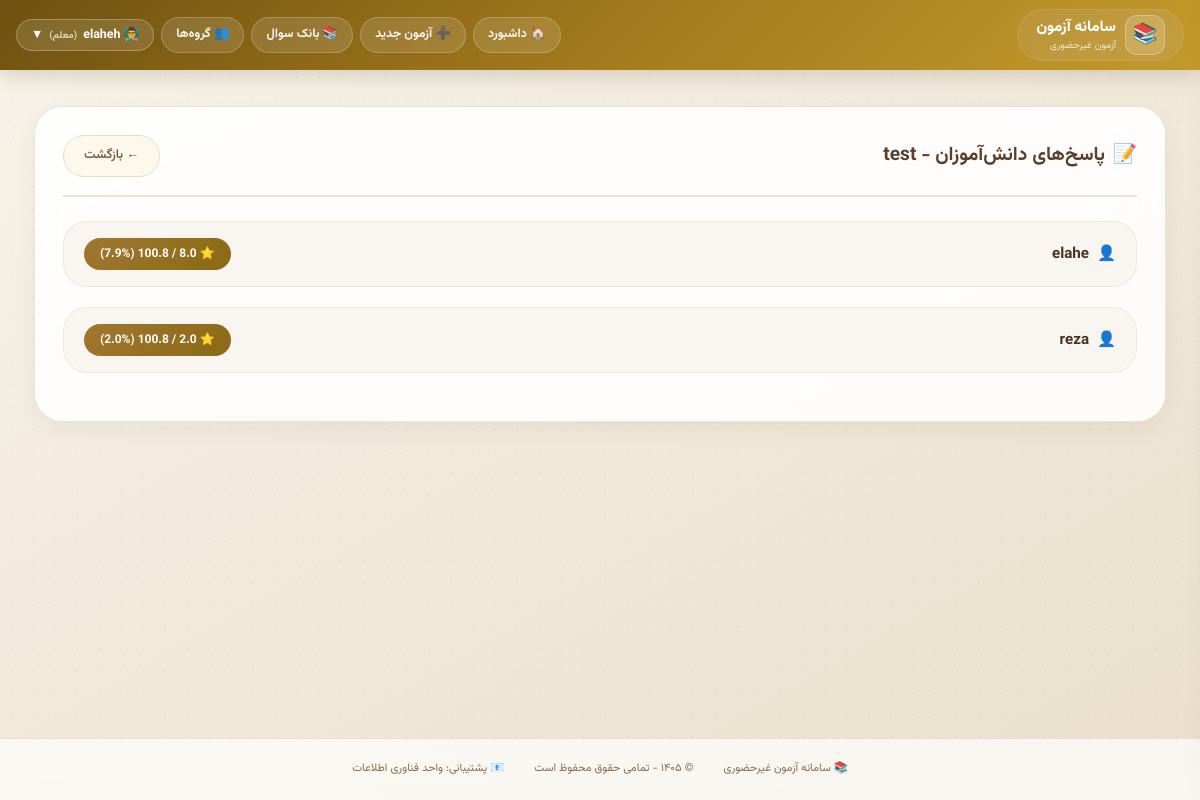
/teacher/exam/22/student-answers/ (signed in), run on the app's committed database.
### accounts/models.py (models this page shows, shortened)
class User(AbstractUser):
    ROLE_CHOICES = [
        ('admin', 'ادمین'),
        ('teacher', 'معلم'),
        ('student', 'دانش‌آموز'),
    ]
    role = models.CharField(max_length=10, choices=ROLE_CHOICES, default='student')
    grade = models.ForeignKey(Grade, on_delete=models.SET_NULL, null=True, blank=True)
    student_code = models.CharField(max_length=10, unique=True, null=True, blank=True)
    phone = models.CharField(max_length=15, blank=True)

### exams/models.py (models this page shows, shortened)
class Exam(models.Model):
    title = models.CharField(max_length=200)
    teacher = models.ForeignKey(settings.AUTH_USER_MODEL, on_delete=models.CASCADE,
                                limit_choices_to={'role': 'teacher'})
    grade = models.ForeignKey(Grade, on_delete=models.CASCADE)
    duration_minutes = models.IntegerField()
    start_time = models.DateTimeField()
    end_time = models.DateTimeField()
    students = models.ManyToManyField(settings.AUTH_USER_MODEL, related_name='exams',
                                      limit_choices_to={'role': 'student'})
    is_active = models.BooleanField(default=True)
    show_score_to_student = models.BooleanField(default=False)
    created_at = models.DateTimeField(auto_now_add=True)
    random_questions = models.BooleanField(default=False)
    enable_anti_cheat = models.BooleanField(default=True, verbose_name="فعال کردن سیستم تشخیص تقلب")
    prevent_tab_switch = models.BooleanField(default=True, verbose_name="جلوگیری از تغییر تب")
    prevent_copy_paste = models.BooleanField(default=True, verbose_name="جلوگیری از کپی/پیست")
    track_ip = models.BooleanField(default=True, verbose_name="ردیابی IP")
    TIMER_TYPE_CHOICES = [
        ('floating', 'تایم شناور (از لحظه شروع دانش‌آموز)'),
        ('fixed', 'تایم ثابت (همه تا زمان پایان مشخص)'),
    ]
    timer_type = models.CharField(
        max_length=20,
        choices=TIMER_TYPE_CHOICES,
        default='floating',
        verbose_name="نوع تایمر"
    )
    show_questions_mode = models.CharField(
        max_length=20,
        choices=[('all', 'همه سوالات در یک صفحه'), ('one_by_one', 'هر سوال در یک صفحه')],
        default='one_by_one',
        verbose_name="نحوه نمایش سوالات"
    )
    show_back_button = models.BooleanField(default=True, verbose_name="نمایش دکمه بازگشت به سوال قبلی")
    allow_teacher_answer = models.BooleanField(default=True, verbose_name="معلم می‌تواند پاسخ تشریحی وارد کند")
    show_answers_after_exam = models.BooleanField(default=False,
                                                  verbose_name="نمایش پاسخ صحیح به دانش‌آموز بعد از اتمام")

### teacher_panel/views.py (the view)
# urls.py: path('exam/<int:exam_id>/student-answers/', views.view_student_answers, name='view_student_answers'),
@login_required
def view_student_answers(request, exam_id):
    exam = get_object_or_404(Exam, id=exam_id, teacher=request.user)
    check_teacher_access(request.user, exam)
    attempts = ExamAttempt.objects.filter(exam=exam, status='submitted').select_related('student')
    questions = exam.questions.all().order_by('order')
    students_data = []
    for attempt in attempts:
        student = attempt.student
        answers_data = []
        total_score = Decimal('0.00')
        total_possible = Decimal('0.00')
        for question in questions:
            student_answer = StudentAnswer.objects.filter(student=student, question=question).first()
            if student_answer and student_answer.score_obtained is not None:
                score = Decimal(str(student_answer.score_obtained))
            else:
                score = Decimal('0.00')
            total_score += score
            total_possible += question.max_score  # question.max_score از نوع Decimal است
            answers_data.append({
                'question': question,
                'answer': student_answer,
                'score': float(score),
                'max_score': float(question.max_score),
                'teacher_answer': TeacherAnswer.objects.filter(question=question).first(),
                'is_correct': score == question.max_score,
            })
        total_score_float = float(total_score)
        total_possible_float = float(total_possible)
        percentage = (total_score_float / total_possible_float * 100) if total_possible_float > 0 else 0
        students_data.append({
            'student': student,
            'attempt': attempt,
            'answers': answers_data,
            'total_score': total_score_float,
            'total_possible': total_possible_float,
            'percentage': round(percentage, 1),
        })
    students_data.sort(key=lambda x: x['total_score'], reverse=True)
    return render(request, 'teacher_panel/view_student_answers.html', {
        'exam': exam,
        'students_data': students_data,
        'questions': questions,
    })

### exams/context_processors.py (called while the page is built)
def announcements(request):
    user = getattr(request, 'user', None)
    if user is None or not getattr(user, 'is_authenticated', False) or user.role != 'student':
        return {}
    qs = Announcement.objects.filter(Q(grade__isnull=True) | Q(grade_id=user.grade_id))
    return {'bell_announcements': list(qs[:8]), 'bell_count': qs.count()}

### teacher_panel/views.py (called while the page is built)
def check_teacher_access(user, exam=None):
    if user.role != 'teacher':
        raise PermissionDenied('شما دسترسی معلم ندارید')
    if exam and exam.teacher != user:
        raise PermissionDenied('شما به این آزمون دسترسی ندارید')
    return True

### templates/teacher_panel/view_student_answers.html (shortened to what this page needs)
{% extends 'base.html' %}
{% load static %}
{% block content %}
<div class="container">
    <div class="glass-card">
        <div class="card-header">
            <h3>
                <span>📝</span>
                پاسخ‌های دانش‌آموزان - {{ exam.title }}
            </h3>
            <a href="{% url 'edit_exam' exam.id %}" class="btn-back">← بازگشت</a>
        </div>
        {% for data in students_data %}
        <div class="student-glass">
            <div class="student-header" onclick="toggleAnswers(this)">
                <span class="student-name">
                    <span>👤</span> {{ data.student.get_full_name|default:data.student.username }}
                </span>
                <span class="student-score">
                    ⭐ {{ data.total_score|floatformat:1 }} / {{ data.total_possible|floatformat:1 }} ({{ data.percentage }}%)
                </span>
            </div>
        </div>
        {% empty %}
        <div class="empty-state">
            📭 هنوز دانش‌آموزی آزمون را تکمیل نکرده است.
        </div>
        {% endfor %}
    </div>
</div>
{% endblock %}

### templates/base.html (shortened to what this page needs)
<!DOCTYPE html>
<html dir="rtl" lang="fa">
<head>
    {% load static %}
    <link rel="stylesheet" href="{% static 'css/site.css' %}?v=1">
</head>
<body>
<div class="navbar">
    <div class="nav-container">
        <div class="logo">
            <span class="logo-icon">📚</span>
            <div>
                <div class="logo-text">سامانه آزمون</div>
                <div class="logo-sub">آزمون غیرحضوری</div>
            </div>
        </div>
        <div class="nav-links">
            {% if user.is_authenticated %}
                {% if user.role == 'admin' %}
                    <a href="{% url 'admin_dashboard' %}" class="nav-link">🏠 داشبورد</a>
                    <a href="{% url 'manage_users' %}" class="nav-link">👥 مدیریت کاربران</a>
                    <a href="{% url 'manage_exams' %}" class="nav-link">📋 مدیریت آزمون‌ها</a>
                    <a href="{% url 'system_logs' %}" class="nav-link">📜 لاگ سیستم</a>
                {% elif user.role == 'teacher' %}
                    <a href="{% url 'teacher_dashboard' %}" class="nav-link">🏠 داشبورد</a>
                    <a href="{% url 'create_exam' %}" class="nav-link">➕ آزمون جدید</a>
                    <a href="{% url 'question_bank' %}" class="nav-link">📚 بانک سوال</a>
                    <a href="{% url 'groups' %}" class="nav-link">👥 گروه‌ها</a>
                {% endif %}
                <div class="dropdown" id="userDropdown">
                    <button class="dropdown-btn" id="dropdownBtn">
                        {% if user.role == 'admin' %}🛡️
                        {% elif user.role == 'teacher' %}👨‍🏫
                        {% else %}👤{% endif %}
                        {{ user.get_full_name|default:user.username }}
                        <span style="font-size: 10px; opacity: 0.7;">
                            ({% if user.role == 'admin' %}ادمین{% elif user.role == 'teacher' %}معلم{% else %}دانش‌آموز{% endif %})
                        </span>
                        ▼
                    </button>
                </div>
            {% else %}
                <a href="{% url 'login' %}" class="nav-link">🔐 ورود</a>
            {% endif %}
        </div>
    </div>
</div>
<div class="main-content">
    {% block content %}{% endblock %}
</div>
<div class="footer">
    <div class="footer-content">
        <span>📚 سامانه آزمون غیرحضوری</span>
        <span>© ۱۴۰۵ - تمامی حقوق محفوظ است</span>
        <span>📧 پشتیبانی: واحد فناوری اطلاعات</span>
    </div>
</div>
</body>
</html>

### static/css/site.css (style rules this page uses)
@media screen { :root { --bg1: #f8f3e9; --bg2: #e9dfcb; --card: #fffdfa; --card2: #fdf7ec; --ink: #3d2c1c; --ink2: #6d543a; --ink3: #9c8568; --line: #e9dcc4; --line2: #f3ead9; --gold: #c49a2b; --gold2: #a67c1e; --gold3: #7d5d10; --goldsoft: #fdf4de; --ok: #157a3b; --oksoft: #e7f6ec; --okline: #b9e2c6; --warn: #b96c07; --warnsoft: #fff3e0; --warnline: #f3d3a4; --err: #bd2222; --errsoft: #fdecec; --errline: #f2c4c4; --r-lg: 20px; --r-md: 14px; --r-sm: 10px; --sh1: 0 1px 2px rgba(80, 55, 30, .05), 0 6px 18px rgba(80, 55, 30, .06); } }
@media screen { html { -webkit-text-size-adjust: 100%; } }
@media screen { body { background-image: radial-gradient(rgba(140, 105, 20, .05) 1px, transparent 1.4px), linear-gradient(150deg, var(--bg1) 0%, var(--bg2) 100%); background-size: 22px 22px, auto; background-attachment: fixed; color: var(--ink); font-family: 'Vazirmatn', 'Segoe UI', Tahoma, system-ui, sans-serif; line-height: 1.85; } }
@media screen { body::before { content: none; } }
@media screen { h1, h2, h3, h4 { color: var(--ink); } }
@media screen { a { color: var(--gold3); } }
@media screen { .navbar { position: sticky; top: 0; z-index: 900; background: linear-gradient(135deg, #6f5210, #a67c1e 55%, #c49a2b); border: none; box-shadow: 0 6px 20px rgba(80, 55, 30, .18); backdrop-filter: none; border-radius: 0; } }
@media screen { .nav-container { max-width: 1240px; margin: 0 auto; display: flex; align-items: center; gap: 12px; padding: 9px 16px; } }
@media screen { .logo { display: flex; align-items: center; gap: 9px; } }
@media screen { .logo-icon { width: 40px; height: 40px; font-size: 1.25rem; background: rgba(255, 255, 255, .16); border: 1px solid rgba(255, 255, 255, .28); border-radius: 12px; display: grid; place-items: center; } }
@media screen { .logo-text { color: #fff; font-weight: 800; font-size: .95rem; line-height: 1.4; } }
@media screen { .logo-sub { color: rgba(255, 255, 255, .78); font-size: .62rem; line-height: 1.4; } }
@media screen { .nav-links { display: flex; align-items: center; gap: 7px; flex-wrap: wrap; } }
@media screen { .nav-link { color: rgba(255, 255, 255, .94); text-decoration: none; background: rgba(255, 255, 255, .12); border: 1px solid rgba(255, 255, 255, .2); padding: 5px 14px; border-radius: 999px; font-size: .78rem; font-weight: 600; transition: .15s; white-space: nowrap; } }
@media screen { .dropdown-btn { display: inline-flex; align-items: center; gap: 6px; cursor: pointer; color: #fff; background: rgba(255, 255, 255, .12); border: 1px solid rgba(255, 255, 255, .25); padding: 5px 14px; border-radius: 999px; font-size: .78rem; font-weight: 700; font-family: inherit; } }
@media screen { a[class*="btn-"], a.btn { text-decoration: none; } }
@media screen { .btn-secondary, .btn-print, .btn-toggle, .btn-back { background: var(--card2); color: var(--ink2); border: 1.5px solid var(--line); } }
@media screen { .exam-card, .stat-card, .btn, .nav-link, .group-chip { transition: all .18s ease; } }
@media screen { .container, .container-custom, .container-dashboard { max-width: 1240px; margin: 0 auto; padding: 16px 14px 60px; } }

### data on the page
User: get_full_name "elaheh"
Exam: title "test"
User: student.get_full_name "elahe", total_score "8.0", percentage "7.9"
User: student.get_full_name "reza", total_score "2.0", percentage "2.0"
